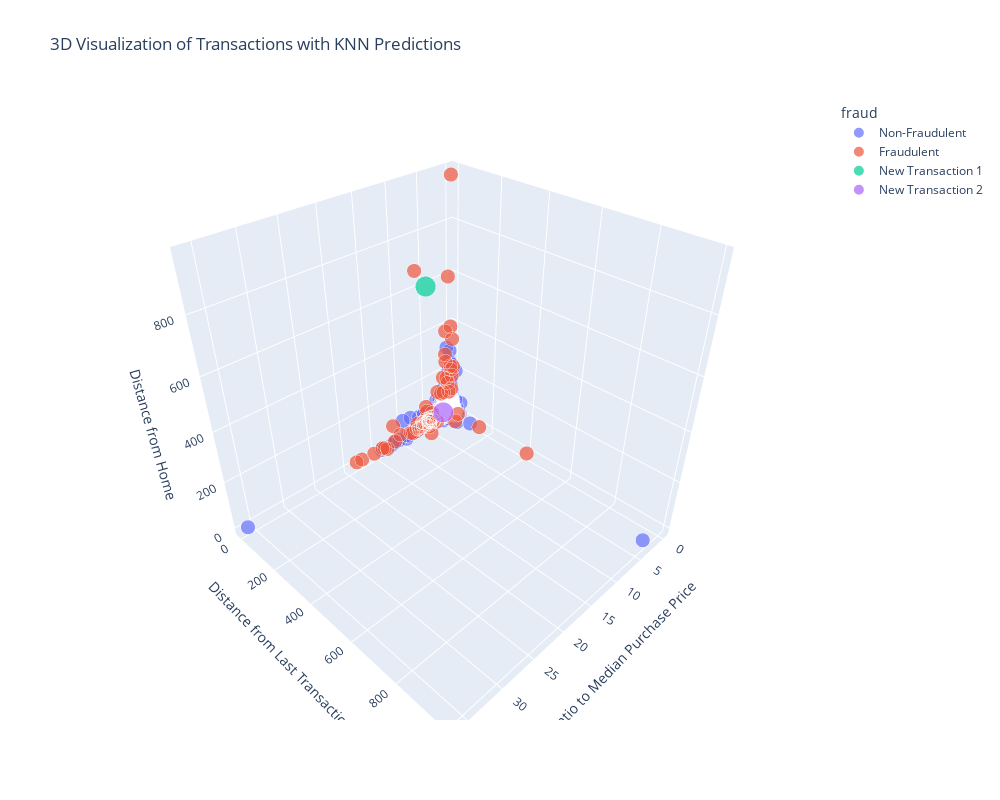

Here is the notebook cell this chart was saved with:
### Markdown cell above
# Bonus: 3D Visualization of KNN Predictions
As a bonus, we will create a 3D scatter plot to visualize the KNN predictions. This plot will include three variables (`distance_from_home`, `distance_from_last_transaction`, and `ratio_to_median_purchase_price`) and indicate whether each transaction is fraudulent or non-fraudulent. Additionally, we will add two new transactions with distinct characteristics to observe how they might be classified by the KNN model.

### Code cell
# Create two new transactions
new_transactions = pd.DataFrame({
    'distance_from_home': [600, 30],
    'distance_from_last_transaction': [0, 15],
    'ratio_to_median_purchase_price': [5, 2.5],
    'fraud': ['New Transaction 1', 'New Transaction 2']
})

# Map existing fraud values to descriptive labels
transaction_data_cleaned['fraud'] = transaction_data_cleaned['fraud'].map({0: 'Non-Fraudulent', 1: 'Fraudulent'})

# Add the new transactions to the cleaned dataset
combined_data = pd.concat([transaction_data_cleaned, new_transactions], ignore_index=True)

# Create a 3D scatter plot
fig = px.scatter_3d(
    combined_data,
    x='ratio_to_median_purchase_price',
    y='distance_from_last_transaction',
    z='distance_from_home',
    color='fraud',
    size=combined_data['fraud'].map(
        {'Non-Fraudulent': 3, 'Fraudulent': 3, 'New Transaction 1': 6, 'New Transaction 2': 6}
    ),
    title='3D Visualization of Transactions with KNN Predictions',
    labels={'distance_from_home': 'Distance from Home', 
            'distance_from_last_transaction': 'Distance from Last Transaction', 
            'ratio_to_median_purchase_price': 'Ratio to Median Purchase Price'},
    width=1000,
    height=800
)

# Show the plot
fig.show()

### Figure 1 — Plotly figure (JSON) as saved in the notebook; plotly's stock layout.template omitted (floating-point values rounded to 4 significant figures; data arrays with more than 128 entries replaced by an {"elided": "..."} marker saying what was removed)
{"data": [{"hovertemplate": "fraud=Non-Fraudulent<br>Ratio to Median Purchase Price=%{x}<br>Distance from Last Transaction=%{y}<br>Distance from Home=%{z}<br>size=%{marker.size}<extra></extra>", "legendgroup": "Non-Fraudulent", "marker": {"color": "#636efa", "size": {"elided": "901 int values"}, "sizemode": "area", "sizeref": 0.015, "symbol": "circle"}, "mode": "markers", "name": "Non-Fraudulent", "scene": "scene", "showlegend": true, "type": "scatter3d", "x": {"elided": "901 float values"}, "y": {"elided": "901 float values"}, "z": {"elided": "901 float values"}}, {"hovertemplate": "fraud=Fraudulent<br>Ratio to Median Purchase Price=%{x}<br>Distance from Last Transaction=%{y}<br>Distance from Home=%{z}<br>size=%{marker.size}<extra></extra>", "legendgroup": "Fraudulent", "marker": {"color": "#EF553B", "size": [3, 3, 3, 3, 3, 3, 3, 3, 3, 3, 3, 3, 3, 3, 3, 3, 3, 3, 3, 3, 3, 3, 3, 3, 3, 3, 3, 3, 3, 3, 3, 3, 3, 3, 3, 3, 3, 3, 3, 3, 3, 3, 3, 3, 3, 3, 3, 3, 3, 3, 3, 3, 3, 3, 3, 3, 3, 3, 3, 3, 3, 3, 3, 3, 3, 3, 3, 3, 3, 3, 3, 3, 3, 3, 3, 3], "sizemode": "area", "sizeref": 0.015, "symbol": "circle"}, "mode": "markers", "name": "Fraudulent", "scene": "scene", "showlegend": true, "type": "scatter3d", "x": [6.359, 1.873, 0.8556, 4.604, 4.887, 8.297, 6.082, 1.172, 6.085, 4.095, 0.09824, 4.251, 4.127, 5.086, 4.322, 5.433, 1.858, 14.7, 1.424, 15.51, 13.33, 5.338, 0.8598, 5.776, 8.566, 5.746, 2.339, 0.1533, 6.231, 17.71, 4.409, 4.767, 1.616, 0.2579, 0.2608, 4.007, 13.66, 10.56, 4.938, 0.4818, 1.956, 4.035, 4.868, 7.443, 6.958, 4.596, 5.711, 11.63, 5.378, 6.195, 7.159, 6.535, 4.847, 1.833, 0.3961, 5.911, 6.51, 6.929, 0.7794, 18.64, 3.102, 0.449, 6.949, 0.4751, 5.009, 1.317, 4.086, 5.304, 12.31, 4.166, 4.081, 6.944, 0.2077, 0.7776, 5.687, 4.95], "y": [56.37, 67.24, 176.0, 1.552, 1.566, 3.69, 0.272, 5.34, 0.4546, 0.3539, 1.114, 0.2053, 0.1702, 2.759, 0.01563, 0.6553, 0.379, 25.3, 0.1716, 0.3449, 8.05, 0.513, 0.02872, 10.23, 0.6245, 4.029, 0.298, 0.4191, 1.399, 0.8576, 0.3889, 0.3002, 5.368, 0.0236, 0.1649, 0.7794, 3.64, 0.01888, 4.395, 4.802, 0.4848, 0.4362, 0.5829, 0.2239, 1.484, 1.791, 0.4066, 0.04459, 0.4564, 5.157, 0.2495, 1.26, 1.945, 9.882, 0.01942, 0.3078, 0.2965, 0.6886, 0.9567, 0.1805, 0.3193, 2.177, 1.21, 417.5, 0.1366, 2.148, 1.407, 1.535, 16.45, 4.744, 23.95, 0.8127, 9.57, 54.64, 24.16, 3.892], "z": [2.132, 3.803, 15.69, 26.71, 10.66, 2.53, 21.13, 151.4, 9.598, 22.55, 335.2, 43.33, 1.116, 5.794, 22.64, 88.16, 111.3, 34.41, 248.1, 7.335, 1.537, 7.888, 601.5, 37.09, 5.764, 7.23, 112.1, 170.2, 24.34, 12.75, 13.11, 10.59, 386.1, 965.9, 108.9, 2.493, 8.018, 25.52, 19.61, 203.6, 181.9, 9.536, 13.45, 11.67, 10.9, 25.18, 13.39, 8.356, 9.57, 6.149, 31.24, 2.622, 23.42, 289.4, 392.2, 20.7, 7.219, 2.766, 101.4, 13.92, 128.7, 218.1, 676.7, 10.67, 21.02, 172.4, 0.6336, 65.13, 99.41, 6.656, 10.82, 0.6692, 215.1, 18.29, 8.602, 0.8292]}, {"hovertemplate": "fraud=New Transaction 1<br>Ratio to Median Purchase Price=%{x}<br>Distance from Last Transaction=%{y}<br>Distance from Home=%{z}<br>size=%{marker.size}<extra></extra>", "legendgroup": "New Transaction 1", "marker": {"color": "#00cc96", "size": [6], "sizemode": "area", "sizeref": 0.015, "symbol": "circle"}, "mode": "markers", "name": "New Transaction 1", "scene": "scene", "showlegend": true, "type": "scatter3d", "x": [5], "y": [0], "z": [600]}, {"hovertemplate": "fraud=New Transaction 2<br>Ratio to Median Purchase Price=%{x}<br>Distance from Last Transaction=%{y}<br>Distance from Home=%{z}<br>size=%{marker.size}<extra></extra>", "legendgroup": "New Transaction 2", "marker": {"color": "#ab63fa", "size": [6], "sizemode": "area", "sizeref": 0.015, "symbol": "circle"}, "mode": "markers", "name": "New Transaction 2", "scene": "scene", "showlegend": true, "type": "scatter3d", "x": [2.5], "y": [15], "z": [30]}], "layout": {"height": 800, "legend": {"itemsizing": "constant", "title": {"text": "fraud"}, "tracegroupgap": 0}, "scene": {"domain": {"x": [0, 1], "y": [0, 1]}, "xaxis": {"title": {"text": "Ratio to Median Purchase Price"}}, "yaxis": {"title": {"text": "Distance from Last Transaction"}}, "zaxis": {"title": {"text": "Distance from Home"}}}, "title": {"text": "3D Visualization of Transactions with KNN Predictions"}, "width": 1000}}
